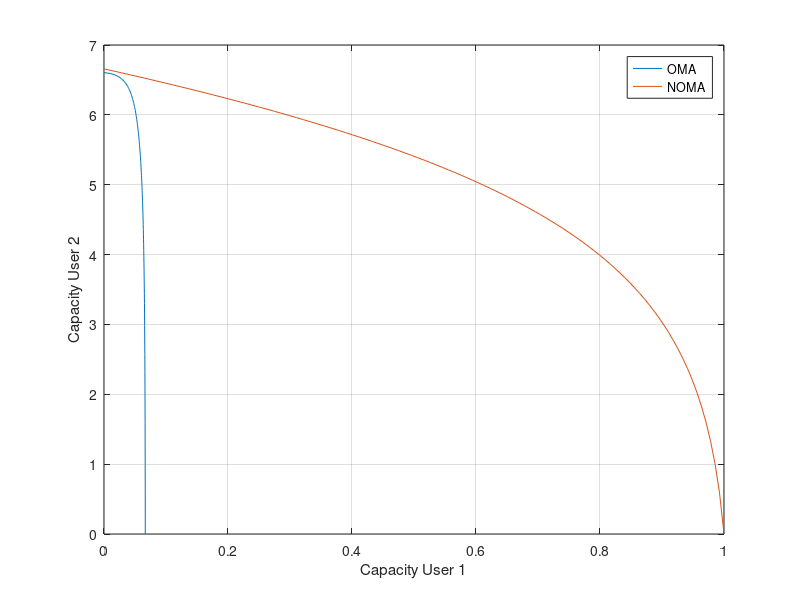

MATLAB code for this plot: (Note: this script raises an error after producing the figure.)
%Comparison between OMA(OFDM) vs NOMA(PDM)
%OFDM Must use power split P = P1 + P2. Same as PDM

filename = 'OMAvsNOMA.gif';

%Alpha optimization to compute the boundary on OMA
for alpha = 0.01 : 0.01 : 1

beta = 0:0.01:1;

P = 1;
P_1 = beta*P*1;
P_2 = (1 - beta)*P*100;

%Alpha optimization to compute the boundary on OMA
R1_OMA = alpha.*log2(1 + P_1./alpha);
R2_OMA = (1 - alpha).*log2(1 + P_2./(1 - alpha));

R1_NOMA = log2(1 + P_1);
R2_NOMA = log2(1 + P_2./(1 + P_1));

plot(R1_OMA,R2_OMA)
hold on
plot(R1_NOMA,R2_NOMA)
hold on
grid on

legend('OMA','NOMA')
xlabel('Capacity User 1')
ylabel('Capacity User 2')

drawnow

%// Capture frame to write to gif.
frame = getframe(1);
im = frame2im(frame);
[imind,cm] = rgb2ind(im,256);
if alpha == 0.01
    imwrite(imind,cm,filename,'gif', 'Loopcount',inf);
else
    imwrite(imind,cm,filename,'gif','WriteMode','append');
end

pause(.05)

clf


end